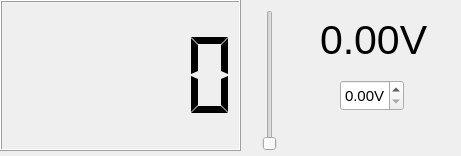
<?xml version="1.0" encoding="UTF-8"?>
<ui version="4.0">
 <class>Widget</class>
 <widget class="QWidget" name="Widget">
  <property name="geometry">
   <rect>
    <x>0</x>
    <y>0</y>
    <width>461</width>
    <height>156</height>
   </rect>
  </property>
  <property name="minimumSize">
   <size>
    <width>461</width>
    <height>156</height>
   </size>
  </property>
  <property name="maximumSize">
   <size>
    <width>461</width>
    <height>156</height>
   </size>
  </property>
  <property name="font">
   <font>
    <pointsize>11</pointsize>
   </font>
  </property>
  <property name="acceptDrops">
   <bool>true</bool>
  </property>
  <property name="windowTitle">
   <string notr="true">Widget</string>
  </property>
  <property name="toolTip">
   <string notr="true"/>
  </property>
  <property name="statusTip">
   <string notr="true"/>
  </property>
  <property name="whatsThis">
   <string notr="true"/>
  </property>
  <property name="accessibleName">
   <string notr="true"/>
  </property>
  <property name="accessibleDescription">
   <string notr="true"/>
  </property>
  <widget class="QLabel" name="label">
   <property name="geometry">
    <rect>
     <x>320</x>
     <y>0</y>
     <width>121</width>
     <height>78</height>
    </rect>
   </property>
   <property name="font">
    <font>
     <pointsize>31</pointsize>
    </font>
   </property>
   <property name="text">
    <string>0.00V</string>
   </property>
  </widget>
  <widget class="QLCDNumber" name="lcdNumber">
   <property name="geometry">
    <rect>
     <x>0</x>
     <y>0</y>
     <width>241</width>
     <height>151</height>
    </rect>
   </property>
   <property name="minimumSize">
    <size>
     <width>241</width>
     <height>151</height>
    </size>
   </property>
   <property name="maximumSize">
    <size>
     <width>241</width>
     <height>151</height>
    </size>
   </property>
   <property name="font">
    <font>
     <pointsize>11</pointsize>
     <weight>50</weight>
     <italic>false</italic>
     <bold>false</bold>
    </font>
   </property>
   <property name="autoFillBackground">
    <bool>false</bool>
   </property>
   <property name="segmentStyle">
    <enum>QLCDNumber::Flat</enum>
   </property>
   <property name="value" stdset="0">
    <double>0.000000000000000</double>
   </property>
  </widget>
  <widget class="QSlider" name="verticalSlider">
   <property name="geometry">
    <rect>
     <x>260</x>
     <y>10</y>
     <width>20</width>
     <height>141</height>
    </rect>
   </property>
   <property name="maximum">
    <number>255</number>
   </property>
   <property name="orientation">
    <enum>Qt::Vertical</enum>
   </property>
   <property name="tickPosition">
    <enum>QSlider::NoTicks</enum>
   </property>
   <property name="tickInterval">
    <number>7</number>
   </property>
  </widget>
  <widget class="QDoubleSpinBox" name="doubleSpinBox">
   <property name="geometry">
    <rect>
     <x>340</x>
     <y>80</y>
     <width>64</width>
     <height>31</height>
    </rect>
   </property>
   <property name="suffix">
    <string>V</string>
   </property>
   <property name="decimals">
    <number>2</number>
   </property>
   <property name="maximum">
    <double>5.000000000000000</double>
   </property>
   <property name="singleStep">
    <double>0.020000000000000</double>
   </property>
  </widget>
 </widget>
 <resources/>
 <connections/>
</ui>
